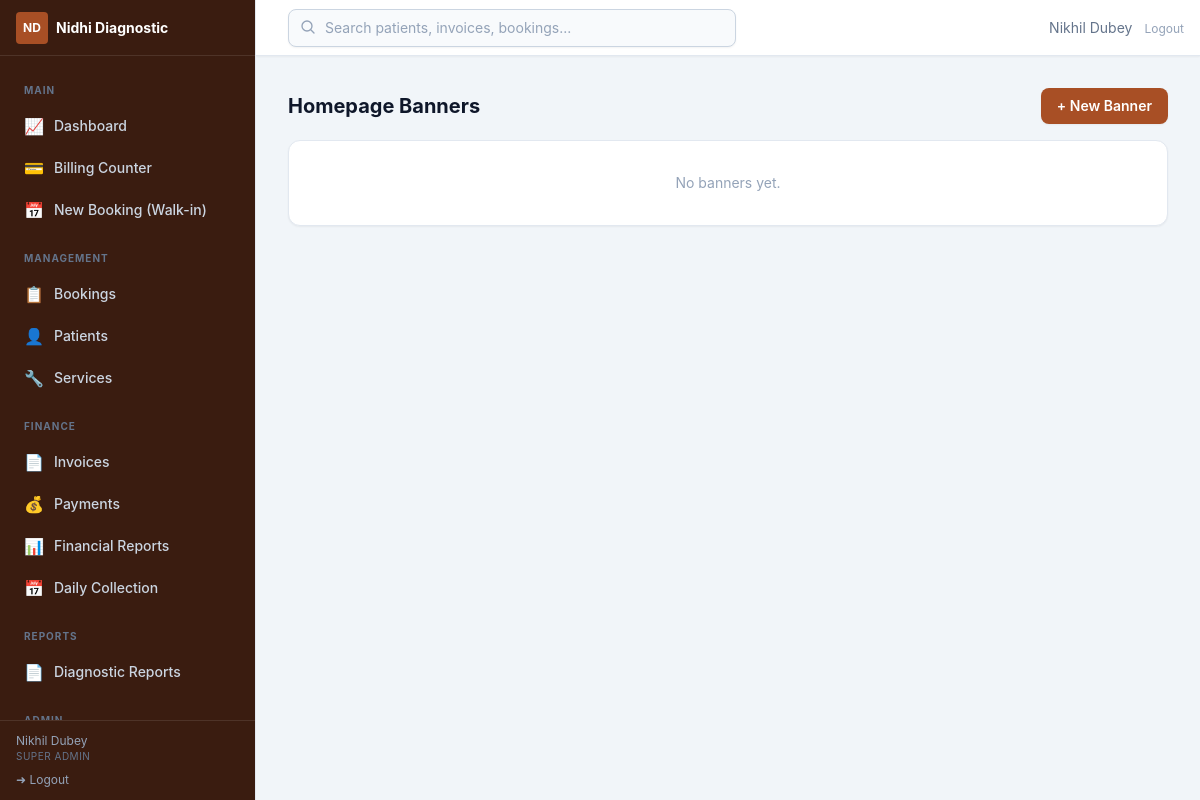
/admin/settings/banners (signed in), run on the app's committed database.
### app/utils/helpers.py (models this page shows, shortened)
class Setting(db.Model):
    __tablename__ = "settings"
    key = db.Column(db.String(64), primary_key=True)
    value = db.Column(db.Text, nullable=False, default="")
    updated_at = db.Column(
        db.DateTime, default=lambda: datetime.now(timezone.utc).replace(tzinfo=None),
        onupdate=lambda: datetime.now(timezone.utc).replace(tzinfo=None),
    )
    updated_by = db.Column(db.Integer, db.ForeignKey("users.id", ondelete="SET NULL"))

### app/models/user.py (models this page shows, shortened)
class TimestampMixin:
    created_at = db.Column(db.DateTime, default=utcnow, nullable=False)
    updated_at = db.Column(db.DateTime, default=utcnow, onupdate=utcnow)

class User(db.Model, TimestampMixin, UserMixin):
    __tablename__ = "users"
    id = db.Column(db.Integer, primary_key=True)
    username = db.Column(db.String(64), unique=True, nullable=False, index=True)
    email = db.Column(db.String(254), unique=True)
    full_name = db.Column(db.String(128), nullable=False)
    password_hash = db.Column(db.String(256), nullable=False)
    role_id = db.Column(db.Integer, db.ForeignKey("roles.id"), nullable=False)
    is_active = db.Column(db.Boolean, default=True, nullable=False)
    last_login_at = db.Column(db.DateTime)
    role = db.relationship("Role", lazy="selectin")
    def has_permission(self, *codes) -> bool:
        if not self.role:
            return False
        if self.role.name == "super_admin":
            return True
        return bool(set(codes) & self.role.codes)

class Role(db.Model):
    __tablename__ = "roles"
    id = db.Column(db.Integer, primary_key=True)
    name = db.Column(db.String(32), unique=True, nullable=False, index=True)
    label = db.Column(db.String(64))
    permissions = db.relationship(
        "Permission", secondary="role_permissions", back_populates="roles",
        lazy="selectin",
    )

### app/admin/settings.py (the view)
@settings_bp.route("/banners")
@login_required
@permission_required("settings.manage")
def banners():
    rows = Banner.query.order_by(Banner.sort_order).all()
    return render_template("admin/settings/banners.html", rows=rows)

### app/models/user.py (called while the page is built)
@login_manager.user_loader
def load_user(user_id):
    return db.session.get(User, int(user_id))

### app/utils/helpers.py (called while the page is built)
def get_setting(key, default=""):
    row = db.session.get(Setting, key)
    if row is not None:
        return row.value
    return SETTING_DEFAULTS.get(key, default)

def permission_required(*permissions):
    def decorator(view):
        @wraps(view)
        def wrapped(*args, **kwargs):
            if not current_user.is_authenticated:
                return redirect(url_for("auth.login", next=request.url))
            if not current_user.has_permission(*permissions):
                abort(403)
            return view(*args, **kwargs)
        return wrapped
    return decorator

### app/templates/admin/settings/banners.html (shortened to what this page needs)
{% extends "admin/base.html" %}
{% block content %}
<div class="flex flex-wrap items-center justify-between gap-3">
  <h1 class="text-xl font-bold text-slate-900">Homepage Banners</h1>
  <a href="{{ url_for('settings.new_banner') }}" class="btn-primary text-sm">+ New Banner</a>
</div>
<div class="mt-4 grid gap-4 sm:grid-cols-2 lg:grid-cols-3">
  {% for row in rows %}
  <div class="card overflow-hidden">
    <img src="{{ url_for('static', filename=row.image_path) }}" alt="{{ row.title or 'Banner' }}" class="h-36 w-full object-cover bg-slate-100">
    <div class="p-4">
      <p class="font-semibold text-slate-800">{{ row.title or '(no title)' }}</p>
      {% if row.link_url %}<p class="truncate text-xs text-slate-400">{{ row.link_url }}</p>{% endif %}
      <div class="mt-2 flex items-center justify-between">
        <span class="badge {{ 'bg-emerald-50 text-emerald-700' if row.is_active else 'bg-slate-100 text-slate-500' }}">{{ 'Active' if row.is_active else 'Hidden' }}</span>
        <div class="space-x-3">
          <a href="{{ url_for('settings.edit_banner', banner_id=row.id) }}" class="text-xs font-semibold text-brand-700 hover:underline">Edit</a>
          <form method="post" action="{{ url_for('settings.delete_banner', banner_id=row.id) }}" class="inline"
                onsubmit="return confirm('Delete this banner?')">
            <input type="hidden" name="csrf_token" value="{{ csrf_token() }}">
            <button type="submit" class="text-xs font-semibold text-red-600 hover:underline">Delete</button>
          </form>
        </div>
      </div>
    </div>
  </div>
  {% else %}
  <div class="card p-8 text-center text-sm text-slate-400 sm:col-span-2 lg:col-span-3">No banners yet.</div>
  {% endfor %}
</div>
{% endblock %}

### app/templates/admin/base.html (shortened to what this page needs)
{% extends "base.html" %}
{% block body %}
<div class="flex h-screen bg-slate-100" x-data="{ sidebar: window.innerWidth >= 1024 }"
     @resize.window="sidebar = window.innerWidth >= 1024"
     @keydown.escape.window="if (window.innerWidth < 1024) sidebar = false">
  <aside class="fixed inset-y-0 left-0 z-30 flex w-64 flex-col border-r border-slate-200 bg-brand-950 text-slate-200 transition-transform duration-300 ease-in-out lg:translate-x-0"
         :class="sidebar ? 'translate-x-0' : '-translate-x-full'">
    <div class="flex h-14 items-center justify-between gap-2 border-b border-white/10 px-4">
      <div class="flex min-w-0 items-center gap-2">
        <span class="flex h-8 w-8 flex-none items-center justify-center rounded bg-brand-700 text-xs font-bold text-white">ND</span>
        <span class="truncate text-sm font-bold text-white">{{ center_name() }}</span>
      </div>
    </div>
    <nav class="flex-1 space-y-0.5 overflow-y-auto p-3 text-sm">
      {% macro nav_item(href, label, icon, perm='dashboard.view') -%}
        {% if current_user.has_permission(perm) %}
        <a href="{{ href }}" @click="if (window.innerWidth < 1024) sidebar = false" class="flex items-center gap-2.5 rounded-lg px-3 py-2 font-medium transition
          {% if request.path.rstrip('/') == href.rstrip('/') %}bg-brand-700 text-white{% else %}text-slate-300 hover:bg-white/5 hover:text-white{% endif %}">
          <span class="text-base">{{ icon | safe }}</span>{{ label }}
        </a>
        {% endif %}
      {%- endmacro %}
      <p class="px-3 pt-3 pb-1 text-[10px] font-bold uppercase tracking-widest text-slate-500">Main</p>
      {{ nav_item(url_for('admin_dash.dashboard'), 'Dashboard', '&#128200;') }}
      {{ nav_item(url_for('billing.counter'), 'Billing Counter', '&#128179;', 'billing.manage') }}
      {{ nav_item(url_for('bookings.create'), 'New Booking (Walk-in)', '&#128197;', 'bookings.manage') }}
      <p class="px-3 pt-4 pb-1 text-[10px] font-bold uppercase tracking-widest text-slate-500">Management</p>
      {{ nav_item(url_for('bookings.index'), 'Bookings', '&#128203;', 'bookings.manage') }}
      {{ nav_item(url_for('patients.index'), 'Patients', '&#128100;', 'patients.manage') }}
      {{ nav_item(url_for('services.index'), 'Services', '&#128295;', 'services.manage') }}
      <p class="px-3 pt-4 pb-1 text-[10px] font-bold uppercase tracking-widest text-slate-500">Finance</p>
      {{ nav_item(url_for('invoices.index'), 'Invoices', '&#128196;', 'billing.manage') }}
      {{ nav_item(url_for('payments.index'), 'Payments', '&#128176;', 'payments.manage') }}
      {{ nav_item(url_for('finreports.index'), 'Financial Reports', '&#128202;', 'finreports.view') }}
      {{ nav_item(url_for('finreports.daily_collection'), 'Daily Collection', '&#128197;', 'finreports.view') }}
      <p class="px-3 pt-4 pb-1 text-[10px] font-bold uppercase tracking-widest text-slate-500">Reports</p>
      {{ nav_item(url_for('reports.index'), 'Diagnostic Reports', '&#128196;', 'reports.manage') }}
      <p class="px-3 pt-4 pb-1 text-[10px] font-bold uppercase tracking-widest text-slate-500">Admin</p>
    </nav>
    <div class="border-t border-white/10 px-4 py-3">
      <div class="text-xs text-slate-400 truncate">{{ current_user.full_name }}</div>
      <div class="text-[10px] uppercase tracking-wider text-slate-500">{{ current_user.role.label if current_user.role else current_user.role_name }}</div>
      <a href="{{ url_for('auth.logout') }}" class="mt-2 flex items-center gap-1.5 text-xs text-slate-400 hover:text-white">
        &#10140; Logout
      </a>
    </div>
  </aside>
  <div class="flex flex-1 flex-col pl-0 lg:pl-64">
    <header class="sticky top-0 z-20 flex h-14 items-center justify-between border-b border-slate-200 bg-white px-4 shadow-sm">
      <div class="relative ml-4 hidden max-w-md flex-1 sm:block" x-data="globalSearch()">
        <input type="text" x-model="q" @input.debounce.350ms="doSearch()"
               placeholder="Search patients, invoices, bookings..." class="input w-full bg-slate-50 pl-9" />
        <svg class="absolute left-3 top-2.5 h-4 w-4 text-slate-400" fill="none" stroke="currentColor" stroke-width="2" viewBox="0 0 24 24"><path stroke-linecap="round" stroke-linejoin="round" d="M21 21l-5.197-5.197m0 0A7.5 7.5 0 105.196 5.196a7.5 7.5 0 0010.607 10.607z"/></svg>
      </div>
      <div class="flex items-center gap-3 text-sm">
        <span class="hidden text-slate-500 md:inline">{{ current_user.full_name }}</span>
        <form method="post" action="{{ url_for('auth.logout') }}">
          <button type="submit" class="text-xs text-slate-400 hover:text-red-600">Logout</button>
        </form>
      </div>
    </header>
    <div class="flex-1 overflow-y-auto p-4 sm:p-6 lg:p-8">
      {% block content %}{% endblock %}
    </div>
  </div>
</div>
{% endblock %}

### data on the page
Setting: value "Nidhi Diagnostic"
User: full_name "Nikhil Dubey"
Role: role "SUPER ADMIN"

### other printed values
{{ icon | safe }} "📈 💳 📅 📋 👤 🔧 📄 💰 📊 📅 📄"
{{ label }} "Dashboard Billing Counter New Booking (Walk-in) Bookings Patients Services Invoices Payments Financial Reports Daily Collection Diagnostic Reports"
